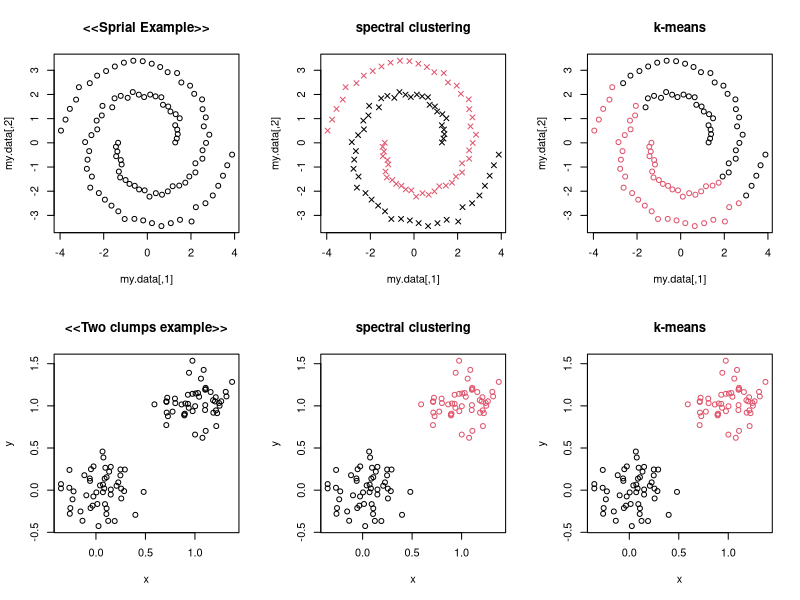

Source code (R):
library(kernlab)
library(mlbench)
par(mfrow = c(2,3))

##################################### Spiral example ###############################
obj = mlbench.spirals(100,1,0.025)
my.data = 4 * obj$x

# spectral clustering
plot(my.data, main = "<<Sprial Example>>")

sc = specc(my.data, centers=2)
plot(my.data, col=sc, pch=4, main  = "spectral clustering")

# kmeans
clusters = kmeans(my.data, 2, iter.max = 10, nstart = 1, algorithm = "Lloyd", trace=FALSE)
plot(my.data, col = clusters$cluster, main  = "k-means")

###############################3#### Two clumps example ############################
x = rbind(matrix(rnorm(100, sd = 0.2), ncol = 2),
           matrix(rnorm(100, mean = 1, sd = 0.2), ncol = 2))
colnames(x) = c("x", "y")
plot(x, main = "<<Two clumps example>>")

# spectral clustering
sc = specc(x, centers = 2)
plot(x, col = sc, main = "spectral clustering")

# kmeans
clusters = kmeans(x, 2)
plot(x, col = clusters$cluster, main = "k-means")
